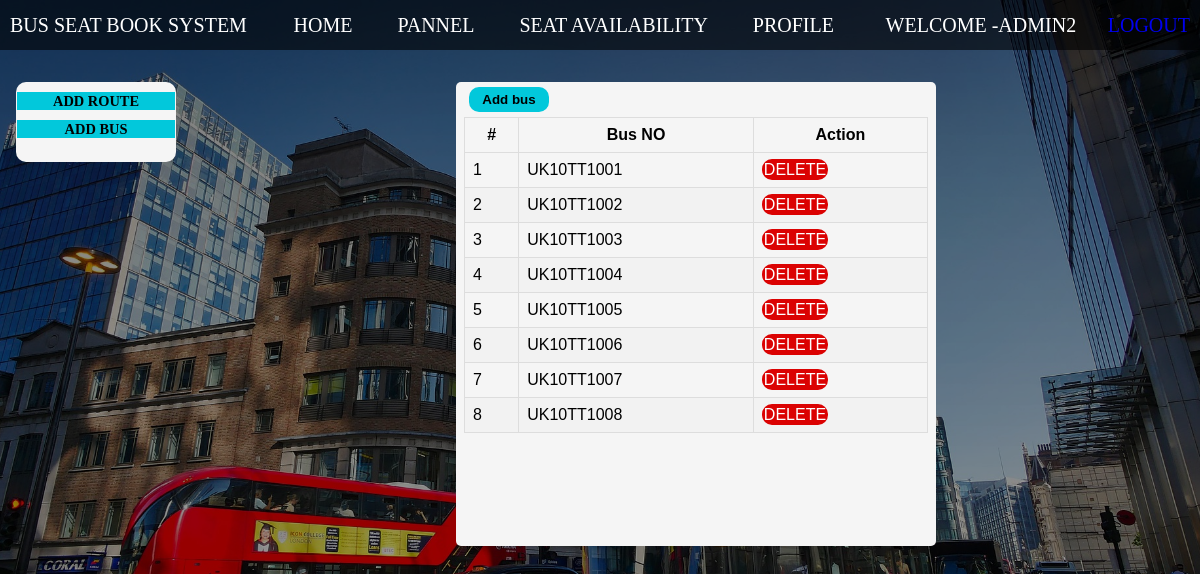
The app's page /bus.php (signed in) with its own data.
### tables this page shows
CREATE TABLE `buses` (
  `id` int(100) NOT NULL,
  `bus_no` varchar(255) NOT NULL,
  `bus_assigned` tinyint(1) NOT NULL DEFAULT 0,
  `bus_created` datetime NOT NULL DEFAULT current_timestamp()
);

### bus.php (the view, shortened to what this page needs)
<!DOCTYPE html>
<html lang="en">
<head>
  <link rel="stylesheet" href="./css/style.css">
</head>
<body>
  <?php require  "partials/_navbaradmin.php"; ?>
  <?php
  if (strlen($_SESSION['Adminname']) == 0) {
    header("location:admin.php");
  } else
  {
  ?>
    <section class="seat-container">
      <div class="left-side-container">
        <div class="page-box">
          <ul>
            <li><a href="pannel.php">ADD ROUTE</a> </li>
            <li><a href="bus.php">ADD BUS</a> </li>
          </ul>
        </div>
      </div>
      <div class="right-side-container">
        <div class="pannel-buses-container">
          <div class="pannel-buses-result">
            <div class="add-bus-box">
              <button id="add" onclick="show()" class="addBtn">Add bus</button>
              <table class="buses-route-list">
                <thead class="pannel-title-bar">
                  <th class="buses-span-box">#</th>
                  <th class="buses-span-box">Bus NO</th>
                  <th class="buses-span-box" colspan="2">Action</th>
                </thead>
                <?php
                $sql = "SELECT * FROM `buses` ";
                $result = mysqli_query($conn, $sql);
                $num=0;
                while ($row = mysqli_fetch_assoc($result)) {
                  $bus_no = $row["bus_no"];
                  $id = $row["id"];
                  $num++;
                ?>
                  <tr>
                    <td class="buses-span-box"><?php echo $num?></td>
                    <td class="buses-span-box"><?php echo $bus_no ?></td>
                    <td class="buses-span-box"><a href="busdelete.php?id=<?php echo $id ?>" class="delete_btn" onclick="return checkDelete()">DELETE</a></td>
                  </tr>
                <?php } ?>
              </table>
            </div>
          </div>
        </div>
    </section>
</body>
</html>
<?php } ?>

### css/style.css (style rules this page uses)
* { box-sizing: border-box; margin: 0px; padding: 0px; }
body { overflow-x: hidden; }
a { text-decoration: none; }
body { background: linear-gradient(rgba(0, 0, 0, 0.507),rgba(0, 0, 0, 0.374)), url('../image/newbus.jpg') no-repeat center center fixed; background-size: cover; }
.seat-container { display: flex; margin: 1rem; }
.left-side-container { display: flex; align-items: center; width: 15rem; height: 15rem; flex-direction: column; }
.right-side-container { margin-top: 1rem; width: 69rem; height: 38rem; }
.page-box { background-color: whitesmoke; height: 5rem; width: 10rem; display: flex; align-items: center; flex-direction: column; margin-top: 16px; border-radius: 10px; }
.page-box ul li { list-style: none; margin: 10px; width: 9.9rem; text-align: center; background-color: #02c8db; }
.page-box ul li a { text-decoration: none; width: 8rem; padding-left: 2rem; padding-right: 2rem; color: black; font-weight: bold; font-size: 0.9rem; }
.pannel-buses-container { width: 65rem; display: flex; justify-content: center; }
.pannel-buses-result { background-color: whitesmoke; height: 29rem; width: 30rem; border-radius: 5px; display: flex; justify-content: center; }
.buses-route-list { font-family: Arial, Helvetica, sans-serif; border-collapse: collapse; width: 29rem; }
.buses-route-list th, .buses-route-list td { border: 1px solid #ddd; padding: 8px; }
.buses-route-list tr:nth-child(even) { background-color: #f2f2f2; }
.addBtn { padding: 5px; margin: 5px; width: 5rem; background-color: #02c8db; border: none; border-radius: 10px; font-weight: bold; }
.delete_btn { padding: 2px; width: 3.9rem; background-color: #db0202; border: none; border-radius: 10px; color: white; }

### records on screen
buses: bus_no "UK10TT1001"
buses: bus_no "UK10TT1002"
buses: bus_no "UK10TT1003"
buses: bus_no "UK10TT1004"
buses: bus_no "UK10TT1005"
buses: bus_no "UK10TT1006"
buses: bus_no "UK10TT1007"
buses: bus_no "UK10TT1008"

### other values on screen
$_SESSION["Adminname"] "ADMIN2"
